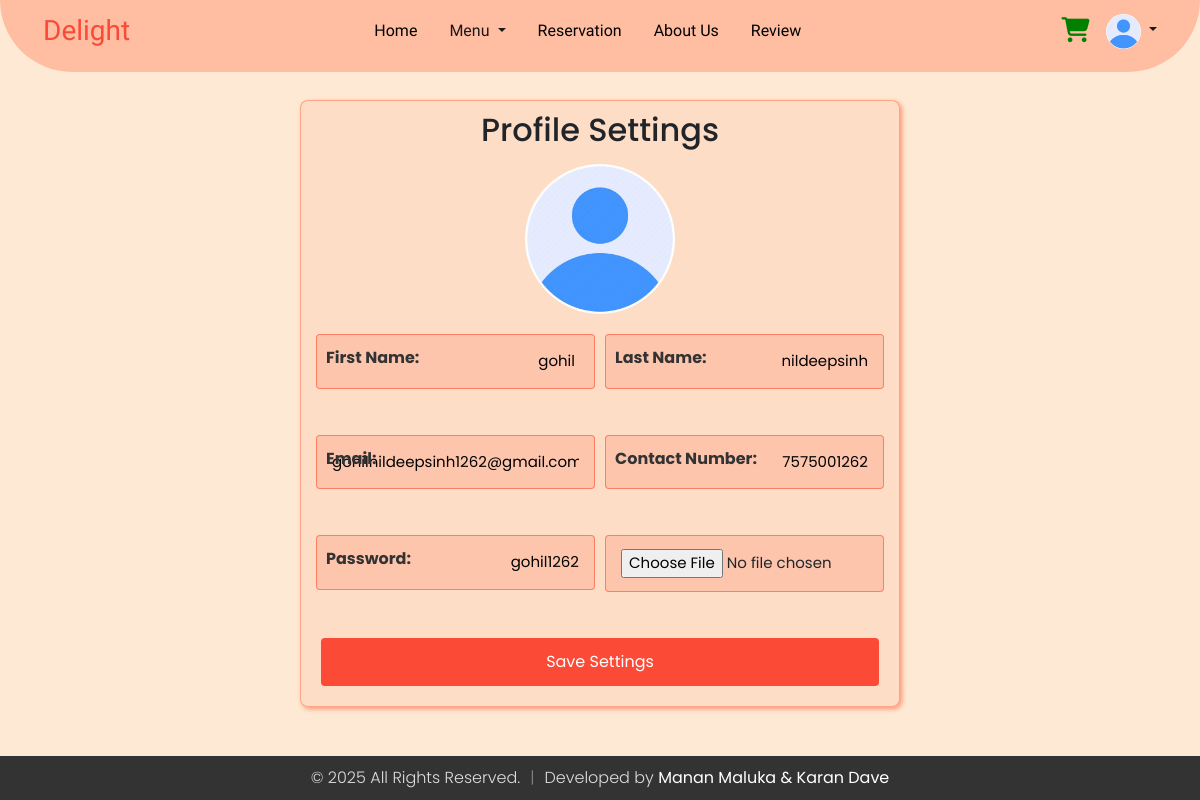
The app's page /profile.php (signed in) with its own data.
### tables this page shows
CREATE TABLE `users` (
  `email` varchar(255) NOT NULL,
  `firstName` varchar(20) NOT NULL,
  `lastName` varchar(20) NOT NULL,
  `contact` varchar(10) NOT NULL,
  `password` varchar(20) NOT NULL,
  `dateCreated` timestamp NOT NULL DEFAULT current_timestamp(),
  `profile_image` varchar(40) NOT NULL DEFAULT 'default.jpg'
);

### db_connection.php (called while the page is built, shortened)
<?php
$password = "";
?>

### profile.php (the view, shortened to what this page needs)
<?php
$user_email = isset($_SESSION['email']) ? $_SESSION['email'] : '';
include 'db_connection.php';
function getUserInfo($email)
{
  global $conn;
  $stmt = $conn->prepare("SELECT firstName, lastName, email, contact, password, profile_image FROM users WHERE email = ?");
  $stmt->bind_param("s", $email);
  $stmt->execute();
  $stmt->bind_result($firstName, $lastName, $email, $contact, $password, $profile_image);
  return [
    'firstName' => $firstName ?: '',
    'lastName' => $lastName ?: '',
    'email' => $email ?: '',
    'contact' => $contact ?: '',
    'password' => $password ?: '',
    'profile_image' => $profile_image ?: 'default.jpg'
  ];
}
$user_info = getUserInfo($user_email);
?>
<!DOCTYPE html>
<html lang="en">
<head>
  <link rel="stylesheet" href="https://cdnjs.cloudflare.com/ajax/libs/font-awesome/5.15.3/css/all.min.css">
  <link rel='stylesheet' href='https://cdnjs.cloudflare.com/ajax/libs/twitter-bootstrap/4.5.2/css/bootstrap.min.css' />
  <link rel="stylesheet" href="https://cdnjs.cloudflare.com/ajax/libs/font-awesome/6.2.0/css/all.min.css" />
  <link rel="stylesheet" href="profile.css">
</head>
<body>
  <?php
  if (isset($_SESSION['userloggedin']) && $_SESSION['userloggedin']) {
    include 'nav-logged.php';
  } else {
    include 'navbar.php';
  }
  ?>
  <div class="wrapper">
    <div class="form-container">
      <h2>Profile Settings</h2>
      <img src="uploads/<?php echo htmlspecialchars($user_info['profile_image']); ?>" alt="Profile Image" class="profile-image">
      <form action="profile.php" method="post" enctype="multipart/form-data">
        <div class="form-row">
          <div class="form-group">
            <input type="text" id="firstName" name="firstName" value="<?php echo htmlspecialchars($user_info['firstName']); ?>" placeholder=" ">
            <label for="firstName">First Name:</label>
          </div>
          <div class="form-group">
            <input type="text" id="lastName" name="lastName" value="<?php echo htmlspecialchars($user_info['lastName']); ?>" placeholder=" ">
            <label for="lastName">Last Name:</label>
          </div>
        </div>
        <div class="form-row">
          <div class="form-group">
            <input type="email" id="email" name="email" value="<?php echo htmlspecialchars($user_info['email']); ?>" readonly placeholder=" ">
            <label for="email">Email:</label>
          </div>
          <div class="form-group">
            <input type="text" id="contact" name="contact" value="<?php echo htmlspecialchars($user_info['contact']); ?>" placeholder=" ">
            <label for="contact">Contact Number:</label>
          </div>
        </div>
        <div class="form-row">
          <div class="form-group">
            <input type="text" id="password" name="password" value="<?php echo htmlspecialchars($user_info['password']); ?>" placeholder=" ">
            <label for="password">Password:</label>
          </div>
          <div class="form-group">
            <input type="file" id="profile_image" name="profile_image" placeholder=" " accept="image/*" required>
          </div>
        </div>
        <button type="submit">Save Settings</button>
      </form>
    </div>
  </div>
</body>
</html>

### nav-logged.php (shortened to what this page needs)
<?php
include 'db_connection.php';
$useremail = isset($_SESSION['email']) ? $_SESSION['email'] : '';
function get_UserInfo($email)
{
  global $conn;
  $stmt = $conn->prepare("SELECT  profile_image FROM users WHERE email = ?");
  $stmt->bind_param("s", $email);
  $stmt->execute();
  $stmt->bind_result($profile_image);
  return [
    'profile_image' => $profile_image ?: 'default.jpg'
  ];
}
$userinfo = get_UserInfo($useremail);
?>
<!DOCTYPE html>
<html lang="en">
<head>
  <link href="https://cdn.jsdelivr.net/npm/bootstrap@5.3.3/dist/css/bootstrap.min.css" rel="stylesheet" />
  <link rel="stylesheet" href="https://cdnjs.cloudflare.com/ajax/libs/font-awesome/6.2.0/css/all.min.css" />
</head>
<body>
  <?php
  $current_page = basename($_SERVER['PHP_SELF']);
  ?>
  <div>
    <nav class="navbar navbar-expand-md fixed-top">
      <div class="container-fluid nav-container">
        <a class="navbar-brand me-auto logo" href="index.php">Delight</a>
        <div class="offcanvas offcanvas-end" tabindex="-1" id="offcanvasNavbar" aria-labelledby="offcanvasNavbarLabel">
          <div class="offcanvas-body text-center">
            <ul class="navbar-nav justify-content-center flex-grow-1 pe-3">
              <li class="nav-item">
                <a class="nav-link mx-lg-2 <?php echo $current_page == 'index.php' ? 'active' : ''; ?>" aria-current="page" href="index.php">Home</a>
              </li>
              <li class="nav-item dropdown">
                <a class="nav-link dropdown-toggle mx-lg-2 <?php echo $current_page == 'menu.php' ? 'active' : ''; ?>" href="menu.php" role="button" aria-haspopup="true" aria-expanded="false">
                  Menu
                </a>
              </li>
              <li class="nav-item">
                <a class="nav-link mx-lg-2 <?php echo $current_page == 'index.php#Reservation' ? 'active' : ''; ?>" href="index.php#Reservation">Reservation</a>
              </li>
              <li class="nav-item">
                <a class="nav-link mx-lg-2 <?php echo $current_page == 'index.php#About-Us' ? 'active' : ''; ?>" href="index.php#About-Us">About Us</a>
              </li>
              <li class="nav-item">
                <a class="nav-link mx-lg-2 <?php echo $current_page == '#review' ? 'active' : ''; ?>" href="#review">Review</a>
              </li>
            </ul>
          </div>
        </div>
        <a class="nav-link cart <?php echo $current_page == 'cart.php' ? 'active' : ''; ?>" href="cart.php"><i class="fas fa-shopping-cart"></i>
          <span id="cart-item" class="badge badge-danger"></span></a>
        <li class="nav-item dropdown ms-3" style="list-style: none; ">
          <a href="#" class="dropdown-toggle" id="profileDropdown" data-toggle="dropdown" aria-haspopup="true" aria-expanded="false">
            <img src="uploads/<?php echo htmlspecialchars($userinfo['profile_image']); ?>" alt="Profile Picture" class="nav-profile">
          </a>
        </li>
      </div>
    </nav>
  </div>
</body>
</html>

### profile.css (style rules this page uses)
* { margin: 0; padding: 0; }
body { font-family: poppins, sans-serif; background-color: #feead4; margin: 0; padding-top: 100px; }
.wrapper { display: flex; justify-content: center; align-items: center; margin-bottom: 70px; }
.form-container { background-color: rgba(253, 108, 77, 0.1); border-color: rgba(253, 108, 77, 0.5); box-shadow: 2px 2px 5px rgba(253, 108, 77, 0.7); padding: 10px 20px 20px 20px; border-radius: 8px; border: 1px solid rgba(253, 108, 77, 0.5); width: 600px; }
.form-row { display: flex; justify-content: space-between; margin-bottom: 20px; }
.form-group { position: relative; flex: 1; margin-right: 10px; }
.form-group:last-child { margin-right: 0; }
.form-group label { position: absolute; top: 12px; left: 5px; padding: 0 5px; font-weight: bold; color: #333; transition: 0.2s; pointer-events: none; }
.form-group input[type="text"], .form-group input[type="email"], .form-group input[type="file"] { width: 100%; padding: 15px 15px 15px 15px; margin-bottom: 10px; border: 1px solid rgba(253, 108, 77, 0.8); background-color: rgba(253, 108, 77, 0.2); border-radius: 4px; box-sizing: border-box; position: relative; text-align: right; font-size: 15px; }
.form-group input[type="file"] { padding: 13px 15px 13px 15px; }
form button { width: 100%; padding: 10px; background-color: #fb4a36; color: white; border: 2px solid #fb4a36; border-radius: 4px; cursor: pointer; font-size: 16px; transition: all 0.3s ease; }
.profile-image { display: block; margin: 15px auto 20px auto; width: 150px; height: 150px; border-radius: 50%; object-fit: cover; }
h2 { text-align: center; }

### profile.php (style rules this page uses)
.wrapper { display: flex; justify-content: center; align-items: center; margin-bottom: 70px; }

### nav-logged.php (style rules this page uses)
* { margin: 0; padding: 0; }
body { background-color: #feead4; font-family: "Poppins", sans-serif; font-weight: 300; font-style: normal; }
a { color: white; text-decoration: none; }
.navbar-brand, .offcanvas-header { color: #fb4a36; font-family: "Chewy", system-ui; font-optical-sizing: auto; font-weight: 500; font-style: normal; font-size: 28px; }
.nav-container { margin-right: 30px; margin-left: 30px; padding-bottom: 15px; padding-right: 13px; padding-left: 13px; }
.nav-link { color: black; font-weight: 500; transition: 0.3s color ease; font-family: "Lexend", sans-serif; font-optical-sizing: auto; font-weight: 480; font-style: light; }
.dropdown-toggle { color: #1d1818; text-decoration: none; transition: color 0.3s ease; }
.navbar { border-bottom-left-radius: 80px; border-bottom-right-radius: 80px; padding: 5px 0px 0px 0px; background-color: #ffbda1; }
.cart { color: green; font-size: 25px; cursor: pointer; }
.nav-profile { width: 35px; height: 35px; border-radius: 50%; object-fit: cover; }
.offcanvas-body { background: #ffbda1; }

### records on screen
users: profile_image (placeholder picture), firstName "gohil", lastName "nildeepsinh", email "gohilnildeepsinh1262@gmail.com", contact "7575001262", password "gohil1262"
